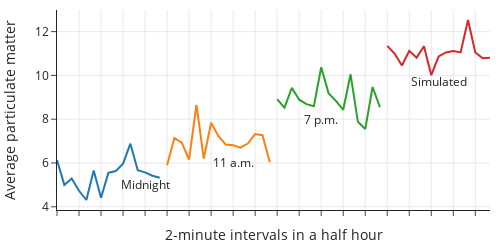

Here is the notebook cell this chart was saved with:
### Markdown cell above
We can add a line plot for this artificial set of measurements to our earlier line plots, and compare it to the three real ones:

### Code cell
times = np.arange(1, 16)

fig = px.line(
    pm,
    x="time",
    y="aq2.5",
    color="hour",
    labels={
        "time": "2-minute intervals in a half hour",
        "aq2.5": "Average particulate matter",
    },
)

fig.add_trace(go.Scatter(x=times, y=aq_imitate, mode="lines"))

fig.add_annotation(x=12, y=5, text="Midnight", showarrow=False)
fig.add_annotation(x=24, y=6, text="11 a.m.", showarrow=False)
fig.add_annotation(x=36, y=8, text="7 p.m.", showarrow=False)
fig.add_annotation(x=52, y=9.7, text="Simulated", showarrow=False)
fig.update_xaxes(showticklabels=False)
fig.update_layout(width=500, height=250, showlegend=False)

fig.show()

### Figure 1 — Plotly figure (JSON) as saved in the notebook; plotly's stock layout.template omitted (floating-point values rounded to 4 significant figures)
{"data": [{"hovertemplate": "hour=0<br>2-minute intervals in a half hour=%{x}<br>Average particulate matter=%{y}<extra></extra>", "legendgroup": "0", "line": {"color": "#1F77B4", "dash": "solid"}, "marker": {"symbol": "circle"}, "mode": "lines", "name": "0", "orientation": "v", "showlegend": true, "type": "scatter", "x": ["2022-04-01 00:01:10 UTC", "2022-04-01 00:03:10 UTC", "2022-04-01 00:05:10 UTC", "2022-04-01 00:07:10 UTC", "2022-04-01 00:09:10 UTC", "2022-04-01 00:11:10 UTC", "2022-04-01 00:13:10 UTC", "2022-04-01 00:15:10 UTC", "2022-04-01 00:17:10 UTC", "2022-04-01 00:19:10 UTC", "2022-04-01 00:21:10 UTC", "2022-04-01 00:23:10 UTC", "2022-04-01 00:25:10 UTC", "2022-04-01 00:27:10 UTC", "2022-04-01 00:29:10 UTC"], "xaxis": "x", "y": [6.14, 5, 5.29, 4.73, 4.31, 5.66, 4.41, 5.55, 5.63, 5.97, 6.88, 5.67, 5.57, 5.42, 5.33], "yaxis": "y"}, {"hovertemplate": "hour=11<br>2-minute intervals in a half hour=%{x}<br>Average particulate matter=%{y}<extra></extra>", "legendgroup": "11", "line": {"color": "#FF7F0E", "dash": "solid"}, "marker": {"symbol": "circle"}, "mode": "lines", "name": "11", "orientation": "v", "showlegend": true, "type": "scatter", "x": ["2022-04-01 11:03:16 UTC", "2022-04-01 11:05:16 UTC", "2022-04-01 11:07:16 UTC", "2022-04-01 11:09:16 UTC", "2022-04-01 11:11:16 UTC", "2022-04-01 11:13:16 UTC", "2022-04-01 11:15:16 UTC", "2022-04-01 11:17:16 UTC", "2022-04-01 11:19:16 UTC", "2022-04-01 11:21:16 UTC", "2022-04-01 11:23:16 UTC", "2022-04-01 11:25:17 UTC", "2022-04-01 11:27:16 UTC", "2022-04-01 11:29:16 UTC", "2022-04-01 11:31:16 UTC"], "xaxis": "x", "y": [5.9, 7.14, 6.93, 6.16, 8.65, 6.2, 7.84, 7.22, 6.84, 6.81, 6.7, 6.89, 7.32, 7.27, 6.03], "yaxis": "y"}, {"hovertemplate": "hour=19<br>2-minute intervals in a half hour=%{x}<br>Average particulate matter=%{y}<extra></extra>", "legendgroup": "19", "line": {"color": "#2CA02C", "dash": "solid"}, "marker": {"symbol": "circle"}, "mode": "lines", "name": "19", "orientation": "v", "showlegend": true, "type": "scatter", "x": ["2022-04-01 19:03:20 UTC", "2022-04-01 19:05:20 UTC", "2022-04-01 19:07:20 UTC", "2022-04-01 19:09:20 UTC", "2022-04-01 19:11:20 UTC", "2022-04-01 19:13:20 UTC", "2022-04-01 19:15:20 UTC", "2022-04-01 19:17:21 UTC", "2022-04-01 19:19:20 UTC", "2022-04-01 19:21:20 UTC", "2022-04-01 19:23:20 UTC", "2022-04-01 19:25:20 UTC", "2022-04-01 19:27:20 UTC", "2022-04-01 19:29:20 UTC", "2022-04-01 19:31:20 UTC"], "xaxis": "x", "y": [8.91, 8.53, 9.43, 8.89, 8.69, 8.59, 10.37, 9.19, 8.84, 8.43, 10.05, 7.88, 7.55, 9.47, 8.55], "yaxis": "y"}, {"mode": "lines", "type": "scatter", "x": [1, 2, 3, 4, 5, 6, 7, 8, 9, 10, 11, 12, 13, 14, 15], "y": [11.35, 11, 10.45, 11.12, 10.81, 11.33, 10.01, 10.87, 11.05, 11.11, 11.05, 12.53, 11.05, 10.78, 10.81]}], "layout": {"annotations": [{"showarrow": false, "text": "Midnight", "x": 12, "y": 5}, {"showarrow": false, "text": "11 a.m.", "x": 24, "y": 6}, {"showarrow": false, "text": "7 p.m.", "x": 36, "y": 8}, {"showarrow": false, "text": "Simulated", "x": 52, "y": 9.7}], "height": 250, "legend": {"title": {"text": "hour"}, "tracegroupgap": 0}, "showlegend": false, "width": 500, "xaxis": {"anchor": "y", "autorange": true, "domain": [0, 1], "range": [0, 59], "showticklabels": false, "title": {"text": "2-minute intervals in a half hour"}, "type": "category"}, "yaxis": {"anchor": "x", "autorange": true, "domain": [0, 1], "range": [3.853, 12.99], "title": {"text": "Average particulate matter"}, "type": "linear"}}}
